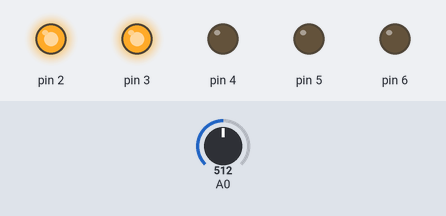
Simulated run of this sketch. Board: Arduino Uno, built with avr-gcc and run on an emulated ATmega328P. Shown: output pins drawn as LEDs (lit = HIGH). Inputs (shaded band) come from the test bench; at power-on: A0 = 512.

Above: at 1.2 s.
1.3 s: A0 set to 598
2.8 s: A0 set to 622
At 4.0 s:
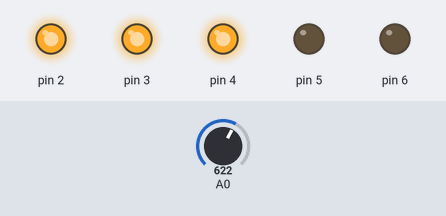
4.3 s: A0 set to 808
5.8 s: A0 set to 828
At 6.3 s:
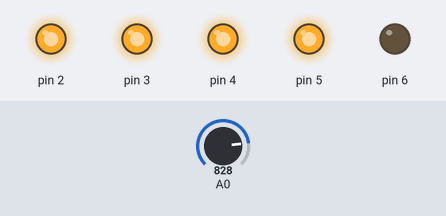
7.3 s: A0 set to 996
8.8 s: A0 set to 1014
At 9.7 s:
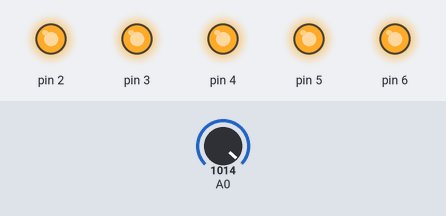
Timing chart, 0 to 11.3 s (numbered marks = the images above; inputs shaded):
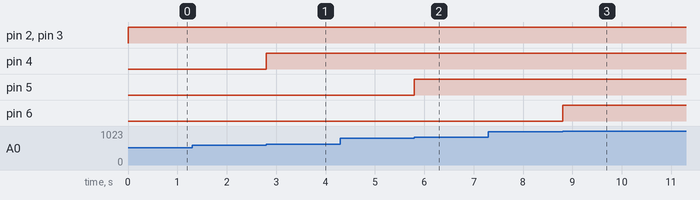

Measured:
- the behaviour switches between 614 and 615 on A0 (found by bisection; images 0 and 1)
- the behaviour switches between 819 and 820 on A0 (found by bisection; images 1 and 2)
- the behaviour switches between 1003 and 1004 on A0 (found by bisection; images 2 and 3)
- after the input at 1.3 s, every drawn part: stays the same
- after the input at 2.8 s, pin 4: LOW → HIGH at once
- after the input at 4.3 s, every drawn part: stays the same
- after the input at 5.8 s, pin 5: LOW → HIGH at once
- after the input at 7.3 s, every drawn part: stays the same
- after the input at 8.8 s, pin 6: LOW → HIGH at once

The sketch:

Nave.ino
```cpp
int lectura;
float tension;

void setup()
{
  pinMode(A0, INPUT);
  pinMode(2, OUTPUT);
  pinMode(3, OUTPUT);
  pinMode(4, OUTPUT);
  pinMode(5, OUTPUT);
  pinMode(6, OUTPUT);
}

void loop()
{
  lectura = analogRead(A0);
  tension = lectura / 1024.0 * 5.0;

  if (tension < 1) {
    digitalWrite(2, LOW);
    digitalWrite(3, LOW);
    digitalWrite(4, LOW);
    digitalWrite(5, LOW);
    digitalWrite(6, LOW);
  } else if (tension > 1 && tension < 2) {
    digitalWrite(2, HIGH);
    digitalWrite(3, LOW);
    digitalWrite(4, LOW);
    digitalWrite(5, LOW);
    digitalWrite(6, LOW);
  } else if (tension > 2 && tension < 3) {
    digitalWrite(2, HIGH);
    digitalWrite(3, HIGH);
    digitalWrite(4, LOW);
    digitalWrite(5, LOW);
    digitalWrite(6, LOW);
  } else if (tension > 3 && tension < 4) {
    digitalWrite(2, HIGH);
    digitalWrite(3, HIGH);
    digitalWrite(4, HIGH);
    digitalWrite(5, LOW);
    digitalWrite(6, LOW);
  } else if (tension > 4 && tension < 4.9) {
    digitalWrite(2, HIGH);
    digitalWrite(3, HIGH);
    digitalWrite(4, HIGH);
    digitalWrite(5, HIGH);
    digitalWrite(6, LOW);
  } else {
    digitalWrite(2, HIGH);
    digitalWrite(3, HIGH);
    digitalWrite(4, HIGH);
    digitalWrite(5, HIGH);
    digitalWrite(6, HIGH);
  }
}
```
